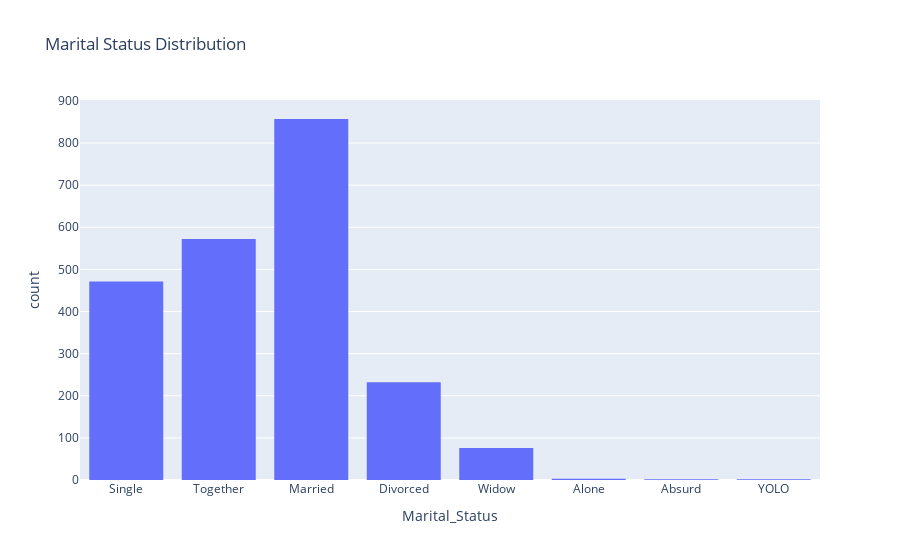

Notebook cell for this chart:
### Markdown cell above
The plot help us to understand family structures of our customers by showing the distribution of customers based on their marital status,

### Code cell
# Marital status distribution

fig_marital_status = px.histogram(df_no_outliers, x='Marital_Status', nbins=5, title='Marital Status Distribution')

fig_marital_status.show()

### Figure 1 — Plotly figure (JSON) as saved in the notebook; plotly's stock layout.template omitted (floating-point values rounded to 4 significant figures; data arrays with more than 128 entries replaced by an {"elided": "..."} marker saying what was removed)
{"data": [{"alignmentgroup": "True", "bingroup": "x", "hovertemplate": "Marital_Status=%{x}<br>count=%{y}<extra></extra>", "legendgroup": "", "marker": {"color": "#636efa", "pattern": {"shape": ""}}, "name": "", "nbinsx": 5, "offsetgroup": "", "orientation": "v", "showlegend": false, "type": "histogram", "x": {"elided": "2215 str values"}, "xaxis": "x", "yaxis": "y"}], "layout": {"barmode": "relative", "legend": {"tracegroupgap": 0}, "title": {"text": "Marital Status Distribution"}, "xaxis": {"anchor": "y", "domain": [0, 1], "title": {"text": "Marital_Status"}}, "yaxis": {"anchor": "x", "domain": [0, 1], "title": {"text": "count"}}}}
